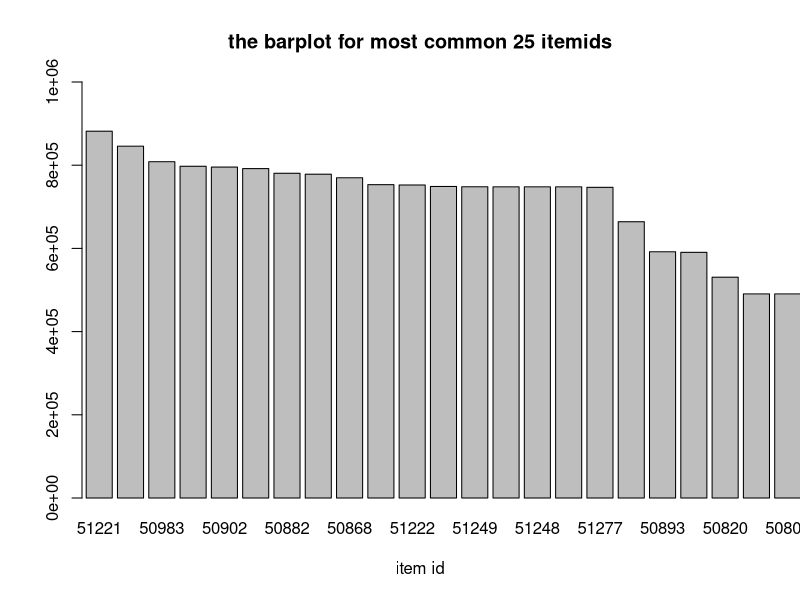
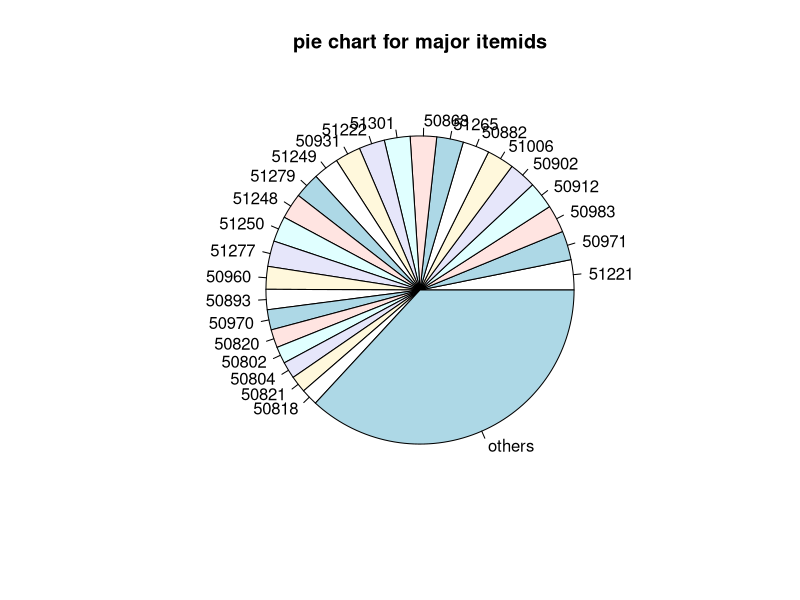
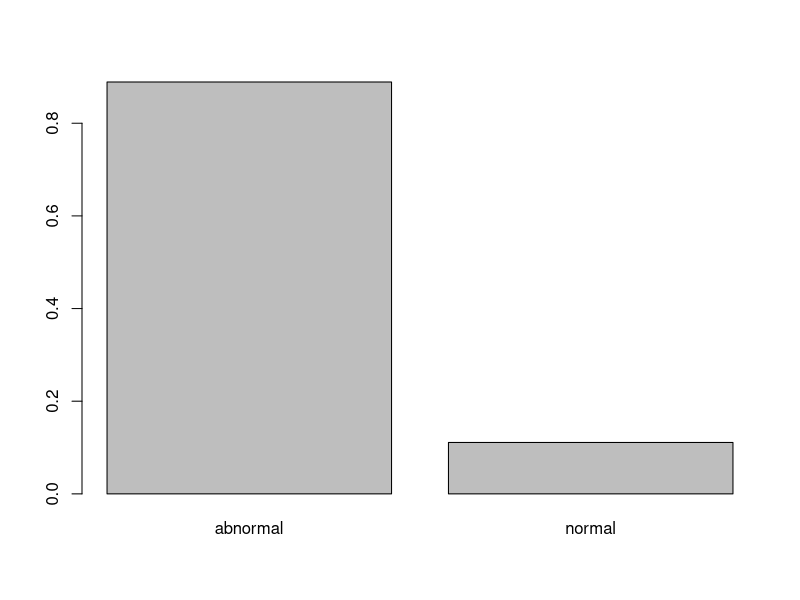
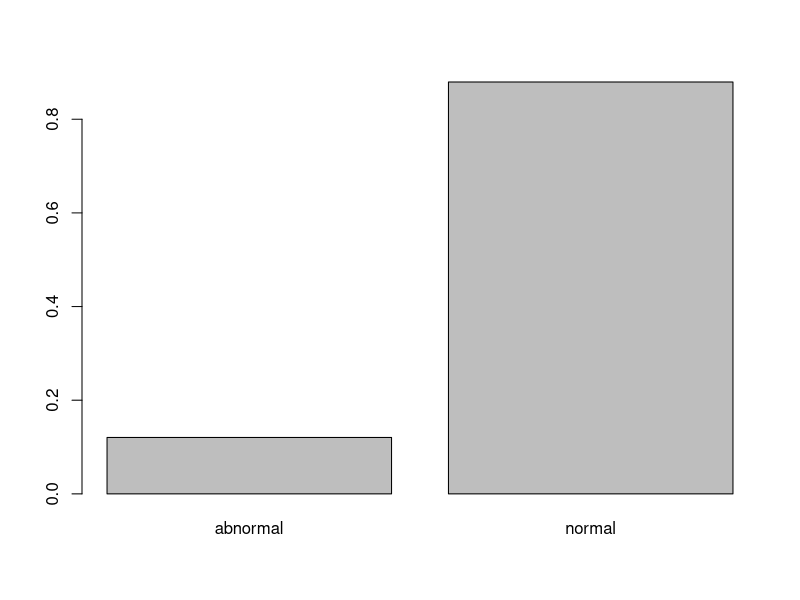
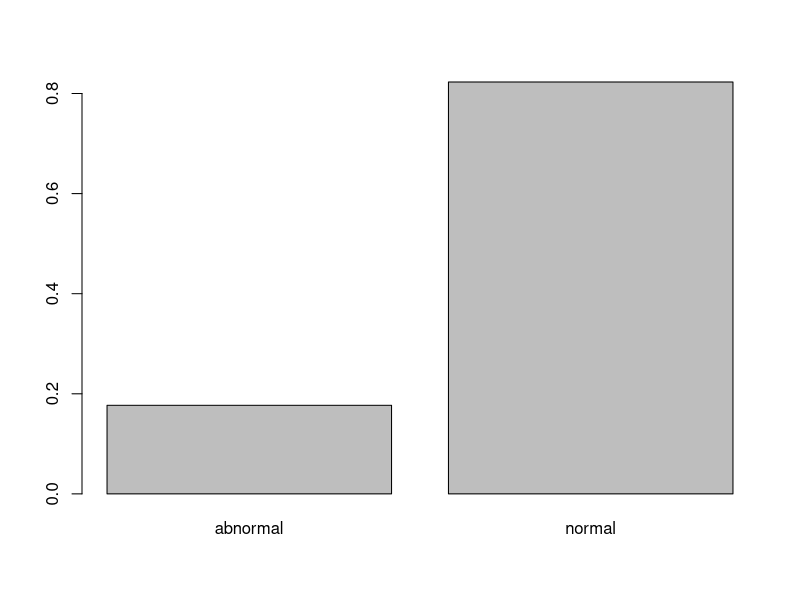
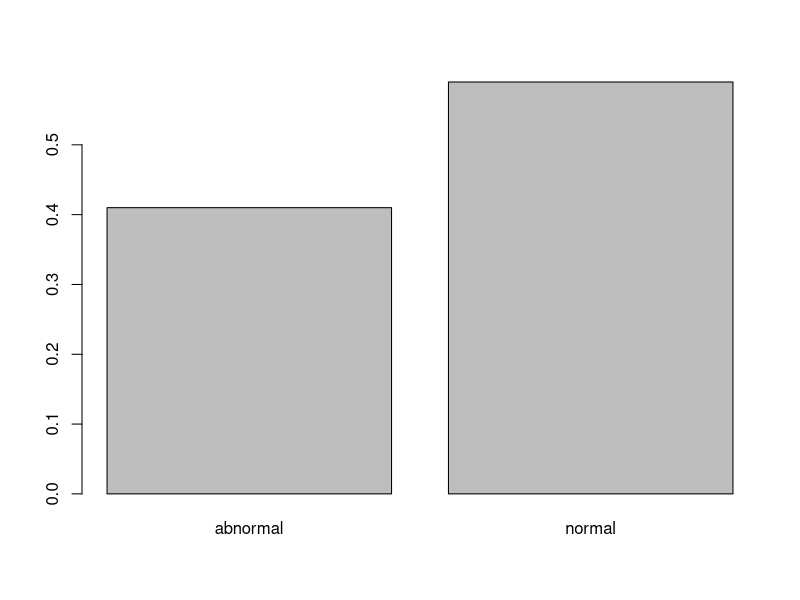
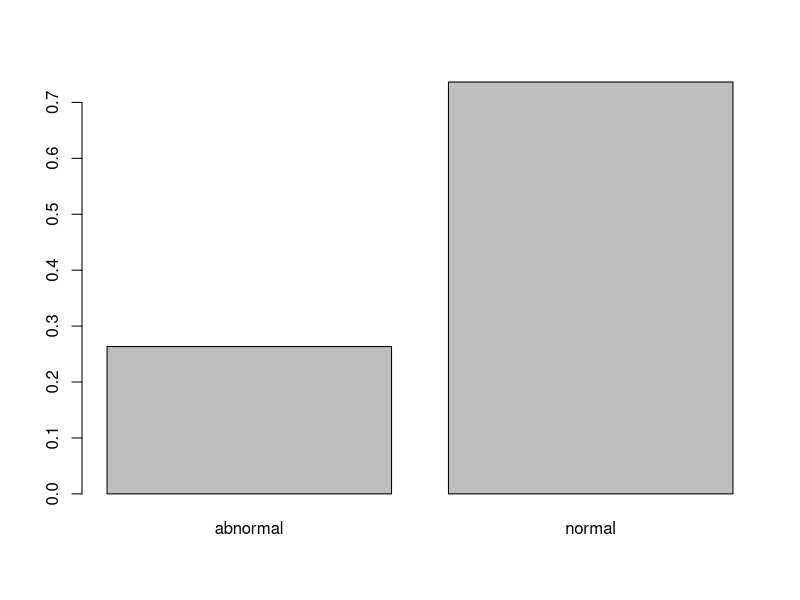
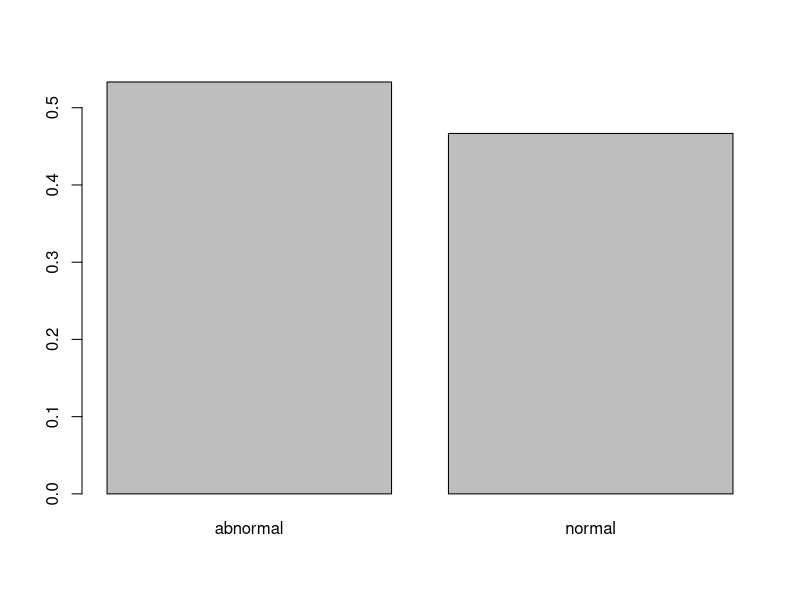

These charts were generated, in order, by the following R code:
## ---- chunk 1
# Data preparation
library('psych')          # descriptive stats

# Plots and tables
library('knitr')          # knitting Rmd to HTML; kable() function
library('kableExtra')     # extra formating options for knitr tables
library('ggplot2')        # 2d plotting
library('ggpubr')         # extra formatting options for ggplot
## ---- chunk 2
set.seed(123456)
## ---- chunk 3
frequency_data <- read.csv('count.csv')
str(frequency_data)
## ---- chunk 4
kable(frequency_data, caption="The 25 most common itemids") %>%
kable_styling(bootstrap_options='striped')
## ---- chunk 5
itemid_data <- read.csv('25 itemids.csv')
str(itemid_data)
## ---- chunk 6
kable(itemid_data, caption="The 25 most common itemids") %>%
kable_styling(bootstrap_options='striped')
## ---- chunk 7
barplot(frequency_data$count,names.arg=frequency_data$itemid,xlim=c(1,25),ylim=c(0,10^6),xlab='item id',main='the barplot for most common 25 itemids')
## ---- chunk 8
frequency_all_data <- read.csv('count_all.csv')
de<-data.frame(itemid='others',count=sum(frequency_all_data$count[26:726]))
new_frequency<-rbind(frequency_all_data[1:25,],de)
pie(new_frequency$count,labels =new_frequency$itemid,main='pie chart for major itemids')
## ---- chunk 9
data_51221 <- read.csv('51221.csv')

for (i in 1:nrow(data_51221)) {
  if (data_51221$flag[i] == "") {
    data_51221$flag_1[i] <- "normal"
  }
  else {
    data_51221$flag_1[i] <- "abnormal"
  }
}
  
barplot(prop.table(table(data_51221$flag_1)))
## ---- chunk 10
data_50971 <- read.csv('50971.csv')

for (i in 1:nrow(data_50971)) {
  if (data_50971$flag[i] == "") {
    data_50971$flag_1[i] <- "normal"
  }
  else {
    data_50971$flag_1[i] <- "abnormal"
  }
}

barplot(prop.table(table(data_50971$flag_1)))
## ---- chunk 11
data_50983 <- read.csv('50983.csv')

for (i in 1:nrow(data_50983)) {
  if (data_50983$flag[i] == "") {
    data_50983$flag_1[i] <- "normal"
  }
  else {
    data_50983$flag_1[i] <- "abnormal"
  }
}

barplot(prop.table(table(data_50983$flag_1)))
## ---- chunk 12
data_50912 <- read.csv('50912.csv')

for (i in 1:nrow(data_50912)) {
  if (data_50912$flag[i] == "") {
    data_50912$flag_1[i] <- "normal"
  }
  else {
    data_50912$flag_1[i] <- "abnormal"
  }
}

barplot(prop.table(table(data_50912$flag_1)))
## ---- chunk 13
data_50902 <- read.csv('50902.csv')

for (i in 1:nrow(data_50902)) {
  if (data_50902$flag[i] == "") {
    data_50902$flag_1[i] <- "normal"
  }
  else {
    data_50902$flag_1[i] <- "abnormal"
  }
}

barplot(prop.table(table(data_50902$flag_1)))
## ---- chunk 14
data_51006 <- read.csv('51006.csv')

for (i in 1:nrow(data_51006)) {
  if (data_51006$flag[i] == "") {
    data_51006$flag_1[i] <- "normal"
  }
  else {
    data_51006$flag_1[i] <- "abnormal"
  }
}

barplot(prop.table(table(data_51006$flag_1)))
## ---- chunk 15
data_50882 <- read.csv('50882.csv')

for (i in 1:nrow(data_50882)) {
  if (data_50882$flag[i] == "") {
    data_50882$flag_1[i] <- "normal"
  }
  else {
    data_50882$flag_1[i] <- "abnormal"
  }
}

barplot(prop.table(table(data_50882$flag_1)))
